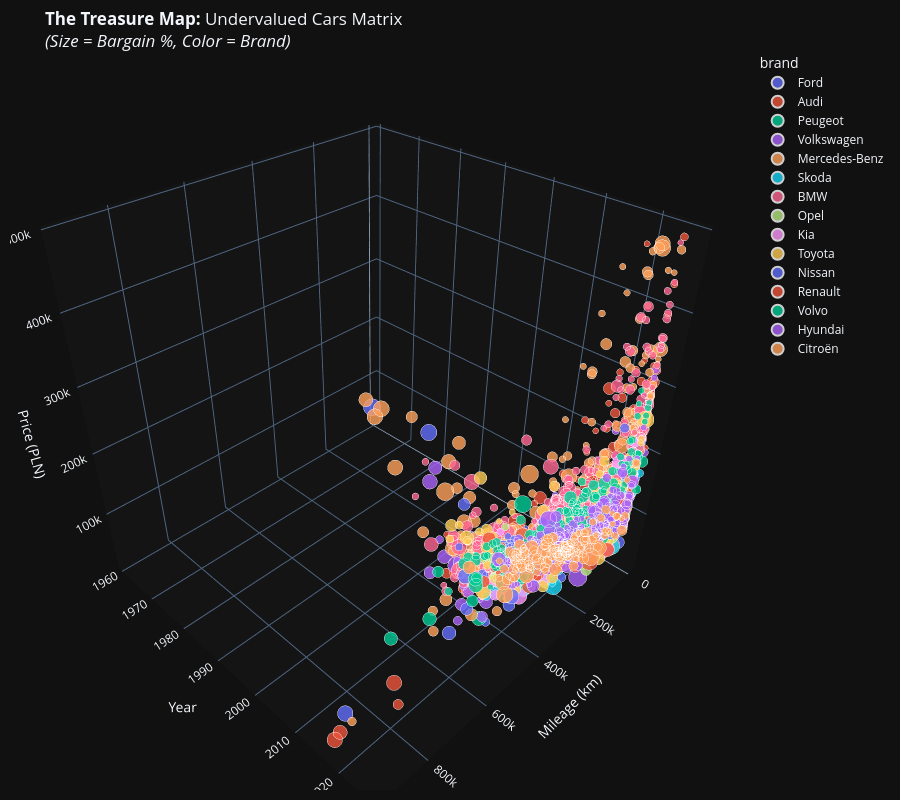

The code cell stored with this chart in its notebook:
### Markdown cell above
7: This module visualizes the "Alpha" (profit potential) found by the model.
It generates a 3D Interactive "Treasure Map" of cars that are significantly undervalued.

Key Logic:
1. Fair Price Calculation: What *should* this car cost according to the AI?
2. Wreck Filtering: We exclude cars with >50% discount because they are likely damaged/salvage titles.
3. Market Focus: We focus on liquid assets (15k - 500k PLN).

### Code cell
import plotly.express as px
import pandas as pd
import numpy as np
import sys

# ==========================================
# 1. DEPENDENCY CHECK
# ==========================================
if 'X_holdout' not in locals():
    sys.exit("⛔ Data not found! Please run Cell 3 first.")

print("🌟 Generating Treasure Map (Filtering for Positive Deals only)...")

# ==========================================
# 2. DATA PREPARATION
# ==========================================
# Create a dedicated dataframe for analysis (don't touch original data)
deals_df = X_holdout.copy()
deals_df['Actual_Price'] = y_holdout

# Intelligent Model Selection: Use Ensemble if available, otherwise AutoGluon, otherwise XGBoost
if 'final_ensemble_preds' in locals():
    print("   🔹 Using Ensemble Predictions")
    deals_df['Fair_Price'] = final_ensemble_preds
elif 'ag_predictor' in locals():
    print("   🔹 Using AutoGluon Predictions")
    deals_df['Fair_Price'] = ag_predictor.predict(X_holdout)
elif 'xgb_model' in locals():
    print("   🔹 Using XGBoost Predictions")
    deals_df['Fair_Price'] = xgb_model.predict(X_holdout)
else:
    sys.exit("⛔ No trained model found.")

# ==========================================
# 3. DEAL METRICS CALCULATION
# ==========================================
# "Deal Score": Positive value means the car is listed BELOW its fair value.
# Formula: Fair Price - Actual Price
deals_df['Deal_Score_PLN'] = deals_df['Fair_Price'] - deals_df['Actual_Price']

# "Bargain Percentage": Relative discount size.
# Formula: Deal Score / Fair Price
deals_df['Bargain_Pct'] = (deals_df['Deal_Score_PLN'] / deals_df['Fair_Price']) * 100

# ==========================================
# 4. THE "SMART FILTER" (Crucial Step)
# ==========================================
# We apply strict business logic to remove noise and errors.

plot_data = deals_df[
    (deals_df['Deal_Score_PLN'] > 0) &           # Rule 1: Must be cheaper than predicted
    (deals_df['Bargain_Pct'] > 5) &              # Rule 2: Minimum 5% discount to be interesting
    (deals_df['Bargain_Pct'] < 50) &             # Rule 3: The "Wreck Filter". Discounts >50% are usually damaged cars.
    (deals_df['Actual_Price'] > 15000) &         # Rule 4: Exclude "beaters" (<15k PLN)
    (deals_df['Actual_Price'] < 500000)          # Rule 5: Exclude supercars (outliers)
].copy()

# Visual Optimization: Keep only Top 15 brands to prevent color chaos in the chart
top_brands = plot_data['brand'].value_counts().nlargest(15).index
plot_data = plot_data[plot_data['brand'].isin(top_brands)]

# Browser Optimization: Limit points to 4000 to prevent browser lag
if len(plot_data) > 4000:
    print(f"   ⚡ Sampling 4,000 deals (out of {len(plot_data)}) for smooth visualization...")
    plot_data = plot_data.sample(4000, random_state=42)

print(f"   🔍 Found {len(plot_data)} potential 'Buy' candidates.")

# ==========================================
# 5. 3D INTERACTIVE VISUALIZATION
# ==========================================
# X = Usage (Mileage), Y = Age (Year), Z = Cost (Price)
# Size = The Opportunity (Bigger Dot = Better Deal)

fig = px.scatter_3d(
    plot_data,
    x='mileage',
    y='year',
    z='Actual_Price',
    color='brand',              # Color groups by Brand
    size='Bargain_Pct',         # Size indicates Discount Magnitude
    hover_name='brand',
    hover_data={
        'brand': False,
        'model': True,
        'Actual_Price': ':,.0f',
        'Fair_Price': ':,.0f',
        'Deal_Score_PLN': ':,.0f',
        'Bargain_Pct': ':.1f',  # Format: 12.5%
        'mileage': ':,.0f',
        'year': True
    },
    title='<b>The Treasure Map:</b> Undervalued Cars Matrix<br><i>(Size = Bargain %, Color = Brand)</i>',
    opacity=0.8,
    height=800,
    size_max=30,                # Max pixel size for the best deals
    template='plotly_dark'      # Dark mode for professional look
)

# Refine 3D Scene Layout
fig.update_layout(
    scene=dict(
        xaxis_title='Mileage (km)',
        yaxis_title='Year',
        zaxis_title='Price (PLN)',
        # Subtle dark grey background for 3D box
        xaxis=dict(backgroundcolor="rgb(20, 20, 20)"),
        yaxis=dict(backgroundcolor="rgb(20, 20, 20)"),
        zaxis=dict(backgroundcolor="rgb(20, 20, 20)"),
    ),
    margin=dict(r=10, l=10, b=10, t=50)
)

fig.show()

# ==========================================
# 6. TOP 10 "REAL WORLD" DEALS
# ==========================================
print("\n🏆 TOP 10 HIGH-CONFIDENCE DEALS:")
print("   (Filtered for Year > 2015 to focus on modern, liquid inventory)")

# Logic: Sort by Bargain % but filter for newer cars to ensure liquidity
top_list = plot_data[plot_data['year'] > 2015].sort_values(by='Bargain_Pct', ascending=False).head(10)

# Clean Table Display
display_cols = ['brand', 'model', 'year', 'mileage', 'Actual_Price', 'Fair_Price', 'Deal_Score_PLN', 'Bargain_Pct']

display(top_list[display_cols].style
        .background_gradient(subset=['Bargain_Pct'], cmap='Greens') # Green highlight for best deals
        .format({
            'Actual_Price': '{:,.0f}',
            'Fair_Price': '{:,.0f}',
            'Deal_Score_PLN': '{:+,.0f}', # Adds + sign for positive values
            'Bargain_Pct': '{:.1f}%',
            'mileage': '{:,.0f}'
        }))

### Figure 1 — Plotly figure (JSON) as saved in the notebook; plotly's stock layout.template omitted (floating-point values rounded to 4 significant figures; data arrays with more than 128 entries replaced by an {"elided": "..."} marker saying what was removed)
{"data": [{"customdata": {"elided": "419x5 mixed values"}, "hovertemplate": "<b>%{hovertext}</b><br><br>mileage=%{x:,.0f}<br>year=%{y}<br>Actual_Price=%{z:,.0f}<br>Bargain_Pct=%{customdata[4]:.1f}<br>model=%{customdata[1]}<br>Fair_Price=%{customdata[2]:,.0f}<br>Deal_Score_PLN=%{customdata[3]:,.0f}<extra></extra>", "hovertext": {"elided": "419 str values"}, "legendgroup": "Ford", "marker": {"color": "#636efa", "opacity": 0.8, "size": {"elided": "419 float values"}, "sizemode": "area", "sizeref": 0.05537, "symbol": "circle"}, "mode": "markers", "name": "Ford", "scene": "scene", "showlegend": true, "type": "scatter3d", "x": {"elided": "419 int values"}, "y": {"elided": "419 int values"}, "z": {"elided": "419 float values"}}, {"customdata": {"elided": "413x5 mixed values"}, "hovertemplate": "<b>%{hovertext}</b><br><br>mileage=%{x:,.0f}<br>year=%{y}<br>Actual_Price=%{z:,.0f}<br>Bargain_Pct=%{customdata[4]:.1f}<br>model=%{customdata[1]}<br>Fair_Price=%{customdata[2]:,.0f}<br>Deal_Score_PLN=%{customdata[3]:,.0f}<extra></extra>", "hovertext": {"elided": "413 str values"}, "legendgroup": "Audi", "marker": {"color": "#EF553B", "opacity": 0.8, "size": {"elided": "413 float values"}, "sizemode": "area", "sizeref": 0.05537, "symbol": "circle"}, "mode": "markers", "name": "Audi", "scene": "scene", "showlegend": true, "type": "scatter3d", "x": {"elided": "413 int values"}, "y": {"elided": "413 int values"}, "z": {"elided": "413 float values"}}, {"customdata": {"elided": "197x5 mixed values"}, "hovertemplate": "<b>%{hovertext}</b><br><br>mileage=%{x:,.0f}<br>year=%{y}<br>Actual_Price=%{z:,.0f}<br>Bargain_Pct=%{customdata[4]:.1f}<br>model=%{customdata[1]}<br>Fair_Price=%{customdata[2]:,.0f}<br>Deal_Score_PLN=%{customdata[3]:,.0f}<extra></extra>", "hovertext": {"elided": "197 str values"}, "legendgroup": "Peugeot", "marker": {"color": "#00cc96", "opacity": 0.8, "size": {"elided": "197 float values"}, "sizemode": "area", "sizeref": 0.05537, "symbol": "circle"}, "mode": "markers", "name": "Peugeot", "scene": "scene", "showlegend": true, "type": "scatter3d", "x": {"elided": "197 int values"}, "y": {"elided": "197 int values"}, "z": {"elided": "197 float values"}}, {"customdata": {"elided": "378x5 mixed values"}, "hovertemplate": "<b>%{hovertext}</b><br><br>mileage=%{x:,.0f}<br>year=%{y}<br>Actual_Price=%{z:,.0f}<br>Bargain_Pct=%{customdata[4]:.1f}<br>model=%{customdata[1]}<br>Fair_Price=%{customdata[2]:,.0f}<br>Deal_Score_PLN=%{customdata[3]:,.0f}<extra></extra>", "hovertext": {"elided": "378 str values"}, "legendgroup": "Volkswagen", "marker": {"color": "#ab63fa", "opacity": 0.8, "size": {"elided": "378 float values"}, "sizemode": "area", "sizeref": 0.05537, "symbol": "circle"}, "mode": "markers", "name": "Volkswagen", "scene": "scene", "showlegend": true, "type": "scatter3d", "x": {"elided": "378 int values"}, "y": {"elided": "378 int values"}, "z": {"elided": "378 float values"}}, {"customdata": {"elided": "373x5 mixed values"}, "hovertemplate": "<b>%{hovertext}</b><br><br>mileage=%{x:,.0f}<br>year=%{y}<br>Actual_Price=%{z:,.0f}<br>Bargain_Pct=%{customdata[4]:.1f}<br>model=%{customdata[1]}<br>Fair_Price=%{customdata[2]:,.0f}<br>Deal_Score_PLN=%{customdata[3]:,.0f}<extra></extra>", "hovertext": {"elided": "373 str values"}, "legendgroup": "Mercedes-Benz", "marker": {"color": "#FFA15A", "opacity": 0.8, "size": {"elided": "373 float values"}, "sizemode": "area", "sizeref": 0.05537, "symbol": "circle"}, "mode": "markers", "name": "Mercedes-Benz", "scene": "scene", "showlegend": true, "type": "scatter3d", "x": {"elided": "373 int values"}, "y": {"elided": "373 int values"}, "z": {"elided": "373 float values"}}, {"customdata": {"elided": "184x5 mixed values"}, "hovertemplate": "<b>%{hovertext}</b><br><br>mileage=%{x:,.0f}<br>year=%{y}<br>Actual_Price=%{z:,.0f}<br>Bargain_Pct=%{customdata[4]:.1f}<br>model=%{customdata[1]}<br>Fair_Price=%{customdata[2]:,.0f}<br>Deal_Score_PLN=%{customdata[3]:,.0f}<extra></extra>", "hovertext": {"elided": "184 str values"}, "legendgroup": "Skoda", "marker": {"color": "#19d3f3", "opacity": 0.8, "size": {"elided": "184 float values"}, "sizemode": "area", "sizeref": 0.05537, "symbol": "circle"}, "mode": "markers", "name": "Skoda", "scene": "scene", "showlegend": true, "type": "scatter3d", "x": {"elided": "184 int values"}, "y": {"elided": "184 int values"}, "z": {"elided": "184 float values"}}, {"customdata": {"elided": "426x5 mixed values"}, "hovertemplate": "<b>%{hovertext}</b><br><br>mileage=%{x:,.0f}<br>year=%{y}<br>Actual_Price=%{z:,.0f}<br>Bargain_Pct=%{customdata[4]:.1f}<br>model=%{customdata[1]}<br>Fair_Price=%{customdata[2]:,.0f}<br>Deal_Score_PLN=%{customdata[3]:,.0f}<extra></extra>", "hovertext": {"elided": "426 str values"}, "legendgroup": "BMW", "marker": {"color": "#FF6692", "opacity": 0.8, "size": {"elided": "426 float values"}, "sizemode": "area", "sizeref": 0.05537, "symbol": "circle"}, "mode": "markers", "name": "BMW", "scene": "scene", "showlegend": true, "type": "scatter3d", "x": {"elided": "426 int values"}, "y": {"elided": "426 int values"}, "z": {"elided": "426 float values"}}, {"customdata": {"elided": "312x5 mixed values"}, "hovertemplate": "<b>%{hovertext}</b><br><br>mileage=%{x:,.0f}<br>year=%{y}<br>Actual_Price=%{z:,.0f}<br>Bargain_Pct=%{customdata[4]:.1f}<br>model=%{customdata[1]}<br>Fair_Price=%{customdata[2]:,.0f}<br>Deal_Score_PLN=%{customdata[3]:,.0f}<extra></extra>", "hovertext": {"elided": "312 str values"}, "legendgroup": "Opel", "marker": {"color": "#B6E880", "opacity": 0.8, "size": {"elided": "312 float values"}, "sizemode": "area", "sizeref": 0.05537, "symbol": "circle"}, "mode": "markers", "name": "Opel", "scene": "scene", "showlegend": true, "type": "scatter3d", "x": {"elided": "312 int values"}, "y": {"elided": "312 int values"}, "z": {"elided": "312 float values"}}, {"customdata": {"elided": "182x5 mixed values"}, "hovertemplate": "<b>%{hovertext}</b><br><br>mileage=%{x:,.0f}<br>year=%{y}<br>Actual_Price=%{z:,.0f}<br>Bargain_Pct=%{customdata[4]:.1f}<br>model=%{customdata[1]}<br>Fair_Price=%{customdata[2]:,.0f}<br>Deal_Score_PLN=%{customdata[3]:,.0f}<extra></extra>", "hovertext": {"elided": "182 str values"}, "legendgroup": "Kia", "marker": {"color": "#FF97FF", "opacity": 0.8, "size": {"elided": "182 float values"}, "sizemode": "area", "sizeref": 0.05537, "symbol": "circle"}, "mode": "markers", "name": "Kia", "scene": "scene", "showlegend": true, "type": "scatter3d", "x": {"elided": "182 int values"}, "y": {"elided": "182 int values"}, "z": {"elided": "182 float values"}}, {"customdata": {"elided": "230x5 mixed values"}, "hovertemplate": "<b>%{hovertext}</b><br><br>mileage=%{x:,.0f}<br>year=%{y}<br>Actual_Price=%{z:,.0f}<br>Bargain_Pct=%{customdata[4]:.1f}<br>model=%{customdata[1]}<br>Fair_Price=%{customdata[2]:,.0f}<br>Deal_Score_PLN=%{customdata[3]:,.0f}<extra></extra>", "hovertext": {"elided": "230 str values"}, "legendgroup": "Toyota", "marker": {"color": "#FECB52", "opacity": 0.8, "size": {"elided": "230 float values"}, "sizemode": "area", "sizeref": 0.05537, "symbol": "circle"}, "mode": "markers", "name": "Toyota", "scene": "scene", "showlegend": true, "type": "scatter3d", "x": {"elided": "230 int values"}, "y": {"elided": "230 int values"}, "z": {"elided": "230 float values"}}, {"customdata": {"elided": "113x5 mixed values"}, "hovertemplate": "<b>%{hovertext}</b><br><br>mileage=%{x:,.0f}<br>year=%{y}<br>Actual_Price=%{z:,.0f}<br>Bargain_Pct=%{customdata[4]:.1f}<br>model=%{customdata[1]}<br>Fair_Price=%{customdata[2]:,.0f}<br>Deal_Score_PLN=%{customdata[3]:,.0f}<extra></extra>", "hovertext": ["Nissan", "Nissan", "Nissan", "Nissan", "Nissan", "Nissan", "Nissan", "Nissan", "Nissan", "Nissan", "Nissan", "Nissan", "Nissan", "Nissan", "Nissan", "Nissan", "Nissan", "Nissan", "Nissan", "Nissan", "Nissan", "Nissan", "Nissan", "Nissan", "Nissan", "Nissan", "Nissan", "Nissan", "Nissan", "Nissan", "Nissan", "Nissan", "Nissan", "Nissan", "Nissan", "Nissan", "Nissan", "Nissan", "Nissan", "Nissan", "Nissan", "Nissan", "Nissan", "Nissan", "Nissan", "Nissan", "Nissan", "Nissan", "Nissan", "Nissan", "Nissan", "Nissan", "Nissan", "Nissan", "Nissan", "Nissan", "Nissan", "Nissan", "Nissan", "Nissan", "Nissan", "Nissan", "Nissan", "Nissan", "Nissan", "Nissan", "Nissan", "Nissan", "Nissan", "Nissan", "Nissan", "Nissan", "Nissan", "Nissan", "Nissan", "Nissan", "Nissan", "Nissan", "Nissan", "Nissan", "Nissan", "Nissan", "Nissan", "Nissan", "Nissan", "Nissan", "Nissan", "Nissan", "Nissan", "Nissan", "Nissan", "Nissan", "Nissan", "Nissan", "Nissan", "Nissan", "Nissan", "Nissan", "Nissan", "Nissan", "Nissan", "Nissan", "Nissan", "Nissan", "Nissan", "Nissan", "Nissan", "Nissan", "Nissan", "Nissan", "Nissan", "Nissan", "Nissan"], "legendgroup": "Nissan", "marker": {"color": "#636efa", "opacity": 0.8, "size": [8.086, 31.39, 6.415, 7.872, 7.358, 9.648, 10.85, 16.1, 7.594, 12.14, 6.698, 21.86, 46.51, 11.2, 23.27, 6.887, 32.33, 48.75, 11.93, 7.229, 11.5, 5.423, 6.06, 11.97, 13.96, 38.14, 7.72, 8.849, 22.04, 7.576, 10.19, 20.75, 17.32, 6.672, 10.36, 6.461, 6.987, 10.79, 32.16, 28.94, 10.4, 8.184, 5.302, 7.741, 13.74, 10.61, 5.004, 11.3, 19.4, 5.221, 16.24, 19.53, 13.91, 15.99, 10.0, 21.34, 9.527, 9.056, 19.41, 5.299, 9.147, 5.034, 18.03, 11.66, 6.566, 6.96, 7.117, 6.877, 12.73, 6.595, 19.17, 5.813, 18.88, 9.678, 10.62, 14.75, 5.795, 5.03, 18.68, 8.702, 6.88, 9.823, 15.8, 11.6, 5.682, 9.474, 16.87, 13.41, 22.78, 7.852, 12.78, 32.57, 5.51, 9.142, 7.455, 12.28, 5.849, 6.793, 18.0, 8.963, 7.521, 7.262, 7.221, 12.83, 27.71, 20.59, 10.38, 36.16, 5.798, 7.351, 10.1, 7.423, 9.456], "sizemode": "area", "sizeref": 0.05537, "symbol": "circle"}, "mode": "markers", "name": "Nissan", "scene": "scene", "showlegend": true, "type": "scatter3d", "x": [54000, 104000, 12600, 186700, 201000, 230000, 62827, 183000, 81000, 114311, 112142, 165000, 229000, 197000, 438000, 41000, 342000, 22284, 171000, 200000, 188000, 168000, 185848, 89600, 125000, 100737, 50825, 179000, 154371, 110000, 122500, 233300, 185000, 91000, 206029, 203932, 115000, 306400, 330000, 159000, 40000, 68375, 111269, 229525, 41000, 43306, 49892, 17515, 185000, 160000, 146000, 74000, 170000, 180000, 190000, 89676, 161686, 68500, 81500, 130000, 84720, 280000, 205000, 227000, 180000, 62371, 196000, 130400, 85648, 178100, 178213, 119347, 140000, 196250, 36000, 55293, 77500, 1, 192000, 13525, 90396, 86000, 250000, 221000, 130000, 114000, 170000, 106000, 250000, 266000, 184000, 9000, 49005, 91000, 263655, 49900, 312000, 159000, 137239, 157000, 189000, 81350, 143000, 150000, 134000, 193634, 61000, 216000, 218740, 142000, 213000, 118637, 340000], "y": [2019, 2014, 2023, 2016, 2014, 2013, 2022, 2010, 2018, 2016, 2016, 1997, 2017, 2010, 2014, 2019, 2008, 2024, 2009, 2013, 2011, 2018, 2018, 2019, 2015, 2021, 2020, 2015, 2014, 2015, 2018, 2016, 2014, 2013, 2010, 2009, 2015, 2010, 2018, 2012, 2020, 2017, 2016, 2014, 2023, 2024, 2023, 2024, 2009, 2016, 2012, 2015, 2015, 2008, 2012, 2015, 2015, 2023, 2016, 2015, 2012, 2014, 2013, 2011, 2015, 2018, 2014, 2019, 2013, 2014, 2016, 2014, 2012, 2014, 2022, 2023, 2018, 2025, 2010, 2023, 2022, 2017, 2015, 2011, 2017, 2018, 2015, 2015, 2014, 2012, 2016, 2023, 2023, 2015, 2020, 2018, 2011, 2014, 2014, 2012, 2017, 2022, 2007, 2009, 2015, 2016, 2020, 2017, 2013, 2019, 2013, 2014, 2006], "z": [41900, 19900, 112900, 41900, 16900, 27900, 92850, 24999, 53600, 40799, 43900, 39900, 43000, 21800, 23900, 31999, 16500, 89000, 22900, 49900, 25999, 62500, 39700, 63900, 58500, 79800, 69000, 37500, 20000, 31900, 48900, 27500, 33900, 37900, 21000, 25400, 39000, 19000, 27900, 22000, 89000, 65000, 58000, 34900, 240000, 104900, 109900, 162900, 19900, 41600, 15900, 18000, 29900, 17900, 24900, 39900, 43500, 87500, 44900, 29900, 16800, 32500, 42999, 22900, 36000, 89000, 35900, 29900, 42000, 36500, 39990, 38500, 24900, 16900, 61900.0, 104900, 41999, 92264, 24500, 79900, 88000.0, 43900, 24900, 21000, 44900, 67900, 15900, 43900, 15777, 24999, 99999, 57900, 101800, 39900, 50900, 56800, 23800, 42900, 34500, 28900, 42900, 90900, 17900, 23200, 22900, 22700, 79999, 17900, 26500, 69900, 27000, 23300, 59900]}, {"customdata": {"elided": "218x5 mixed values"}, "hovertemplate": "<b>%{hovertext}</b><br><br>mileage=%{x:,.0f}<br>year=%{y}<br>Actual_Price=%{z:,.0f}<br>Bargain_Pct=%{customdata[4]:.1f}<br>model=%{customdata[1]}<br>Fair_Price=%{customdata[2]:,.0f}<br>Deal_Score_PLN=%{customdata[3]:,.0f}<extra></extra>", "hovertext": {"elided": "218 str values"}, "legendgroup": "Renault", "marker": {"color": "#EF553B", "opacity": 0.8, "size": {"elided": "218 float values"}, "sizemode": "area", "sizeref": 0.05537, "symbol": "circle"}, "mode": "markers", "name": "Renault", "scene": "scene", "showlegend": true, "type": "scatter3d", "x": {"elided": "218 int values"}, "y": {"elided": "218 int values"}, "z": {"elided": "218 float values"}}, {"customdata": {"elided": "183x5 mixed values"}, "hovertemplate": "<b>%{hovertext}</b><br><br>mileage=%{x:,.0f}<br>year=%{y}<br>Actual_Price=%{z:,.0f}<br>Bargain_Pct=%{customdata[4]:.1f}<br>model=%{customdata[1]}<br>Fair_Price=%{customdata[2]:,.0f}<br>Deal_Score_PLN=%{customdata[3]:,.0f}<extra></extra>", "hovertext": {"elided": "183 str values"}, "legendgroup": "Volvo", "marker": {"color": "#00cc96", "opacity": 0.8, "size": {"elided": "183 float values"}, "sizemode": "area", "sizeref": 0.05537, "symbol": "circle"}, "mode": "markers", "name": "Volvo", "scene": "scene", "showlegend": true, "type": "scatter3d", "x": {"elided": "183 int values"}, "y": {"elided": "183 int values"}, "z": {"elided": "183 float values"}}, {"customdata": {"elided": "225x5 mixed values"}, "hovertemplate": "<b>%{hovertext}</b><br><br>mileage=%{x:,.0f}<br>year=%{y}<br>Actual_Price=%{z:,.0f}<br>Bargain_Pct=%{customdata[4]:.1f}<br>model=%{customdata[1]}<br>Fair_Price=%{customdata[2]:,.0f}<br>Deal_Score_PLN=%{customdata[3]:,.0f}<extra></extra>", "hovertext": {"elided": "225 str values"}, "legendgroup": "Hyundai", "marker": {"color": "#ab63fa", "opacity": 0.8, "size": {"elided": "225 float values"}, "sizemode": "area", "sizeref": 0.05537, "symbol": "circle"}, "mode": "markers", "name": "Hyundai", "scene": "scene", "showlegend": true, "type": "scatter3d", "x": {"elided": "225 int values"}, "y": {"elided": "225 int values"}, "z": {"elided": "225 float values"}}, {"customdata": {"elided": "147x5 mixed values"}, "hovertemplate": "<b>%{hovertext}</b><br><br>mileage=%{x:,.0f}<br>year=%{y}<br>Actual_Price=%{z:,.0f}<br>Bargain_Pct=%{customdata[4]:.1f}<br>model=%{customdata[1]}<br>Fair_Price=%{customdata[2]:,.0f}<br>Deal_Score_PLN=%{customdata[3]:,.0f}<extra></extra>", "hovertext": {"elided": "147 str values"}, "legendgroup": "Citroën", "marker": {"color": "#FFA15A", "opacity": 0.8, "size": {"elided": "147 float values"}, "sizemode": "area", "sizeref": 0.05537, "symbol": "circle"}, "mode": "markers", "name": "Citroën", "scene": "scene", "showlegend": true, "type": "scatter3d", "x": {"elided": "147 int values"}, "y": {"elided": "147 int values"}, "z": {"elided": "147 float values"}}], "layout": {"height": 800, "legend": {"itemsizing": "constant", "title": {"text": "brand"}, "tracegroupgap": 0}, "margin": {"b": 10, "l": 10, "r": 10, "t": 50}, "scene": {"domain": {"x": [0, 1], "y": [0, 1]}, "xaxis": {"backgroundcolor": "rgb(20, 20, 20)", "title": {"text": "Mileage (km)"}}, "yaxis": {"backgroundcolor": "rgb(20, 20, 20)", "title": {"text": "Year"}}, "zaxis": {"backgroundcolor": "rgb(20, 20, 20)", "title": {"text": "Price (PLN)"}}}, "title": {"text": "<b>The Treasure Map:</b> Undervalued Cars Matrix<br><i>(Size = Bargain %, Color = Brand)</i>"}}}
